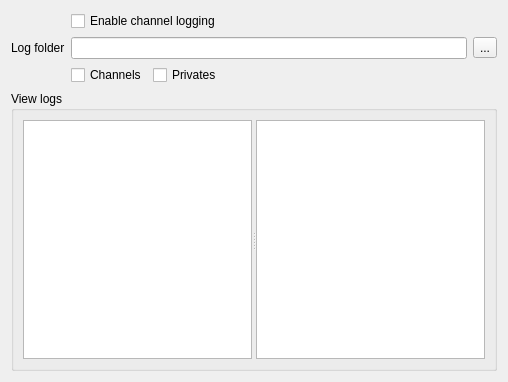
<?xml version="1.0" encoding="UTF-8"?>
<ui version="4.0">
 <class>IConfigLogging</class>
 <widget class="QWidget" name="IConfigLogging">
  <property name="geometry">
   <rect>
    <x>0</x>
    <y>0</y>
    <width>508</width>
    <height>382</height>
   </rect>
  </property>
  <property name="windowTitle">
   <string>Dialog</string>
  </property>
  <layout class="QGridLayout" name="gridLayout_2">
   <item row="0" column="1" colspan="2">
    <widget class="QCheckBox" name="chkEnable">
     <property name="text">
      <string>Enable channel logging</string>
     </property>
    </widget>
   </item>
   <item row="1" column="0">
    <widget class="QLabel" name="label">
     <property name="text">
      <string>Log folder</string>
     </property>
    </widget>
   </item>
   <item row="1" column="1" colspan="3">
    <widget class="QLineEdit" name="edLogPath"/>
   </item>
   <item row="1" column="4">
    <widget class="QToolButton" name="btnBrowse">
     <property name="text">
      <string>...</string>
     </property>
    </widget>
   </item>
   <item row="2" column="1">
    <widget class="QCheckBox" name="chkChannels">
     <property name="text">
      <string>Channels</string>
     </property>
    </widget>
   </item>
   <item row="2" column="2">
    <widget class="QCheckBox" name="chkPrivates">
     <property name="text">
      <string>Privates</string>
     </property>
    </widget>
   </item>
   <item row="2" column="3">
    <spacer name="horizontalSpacer">
     <property name="orientation">
      <enum>Qt::Horizontal</enum>
     </property>
     <property name="sizeHint" stdset="0">
      <size>
       <width>40</width>
       <height>20</height>
      </size>
     </property>
    </spacer>
   </item>
   <item row="3" column="0" colspan="5">
    <widget class="QGroupBox" name="groupBox">
     <property name="title">
      <string>View logs</string>
     </property>
     <layout class="QGridLayout" name="gridLayout">
      <item row="0" column="0">
       <widget class="QSplitter" name="splitter">
        <property name="orientation">
         <enum>Qt::Horizontal</enum>
        </property>
        <widget class="QListView" name="logList">
         <property name="minimumSize">
          <size>
           <width>0</width>
           <height>0</height>
          </size>
         </property>
         <property name="maximumSize">
          <size>
           <width>16777215</width>
           <height>16777215</height>
          </size>
         </property>
         <property name="editTriggers">
          <set>QAbstractItemView::NoEditTriggers</set>
         </property>
        </widget>
        <widget class="QPlainTextEdit" name="logText">
         <property name="readOnly">
          <bool>true</bool>
         </property>
        </widget>
       </widget>
      </item>
     </layout>
    </widget>
   </item>
  </layout>
 </widget>
 <resources/>
 <connections/>
</ui>
